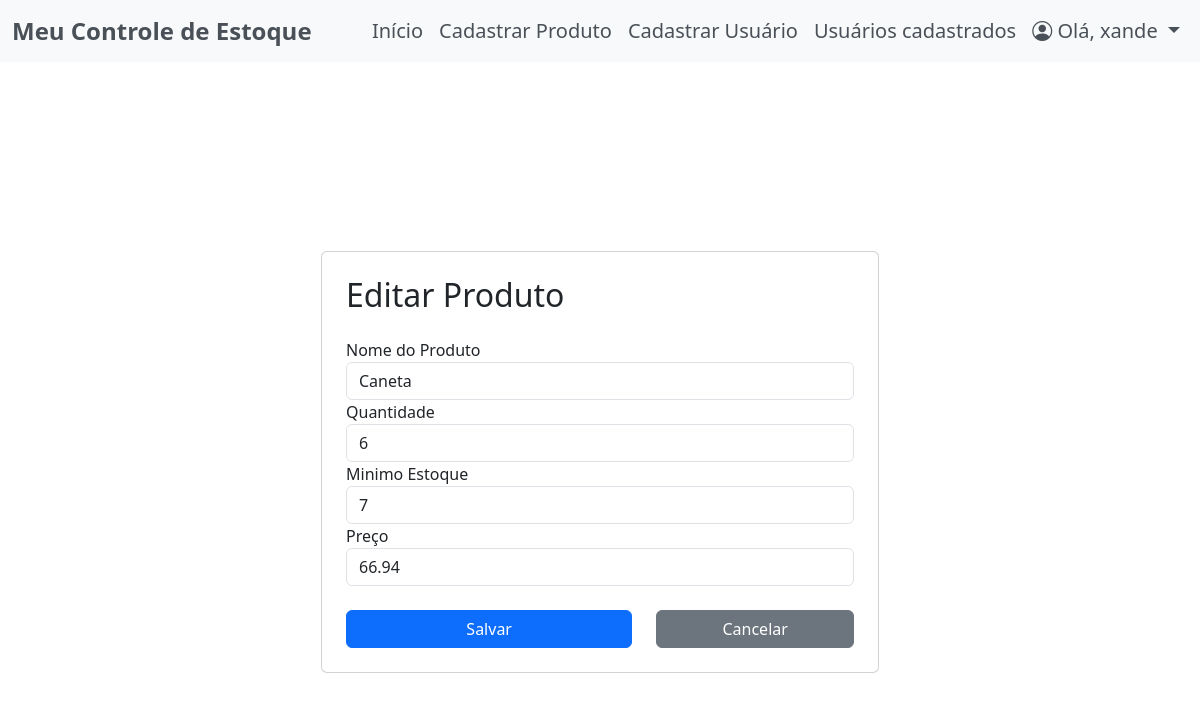
The app's page /editar_produto/52/ (signed in), older data.
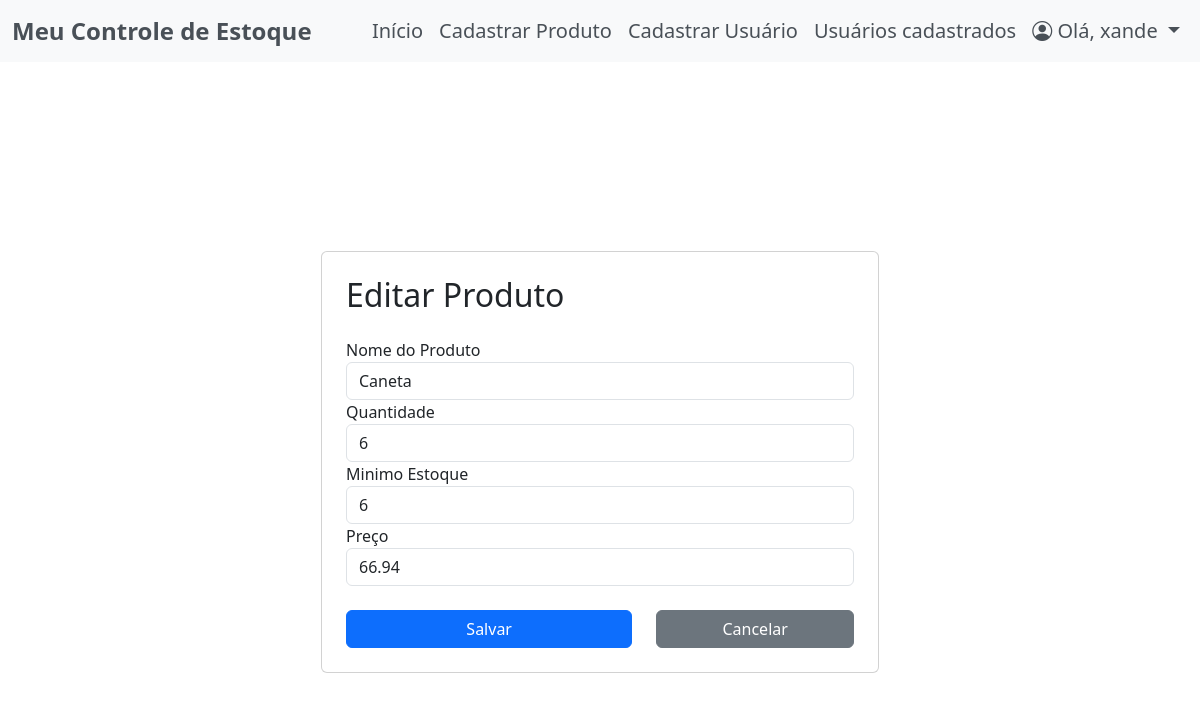
The same page, newer data.
### app/models.py (models this page shows)
class Produto(db.Model):
    id = db.Column(db.Integer, primary_key=True)
    nome = db.Column(db.String(150), nullable=False)
    quantidade = db.Column(db.Integer, nullable=False)
    minimo_estoque = db.Column(db.Integer, nullable=False)
    preco_unitario = db.Column(db.Float, nullable=False)
    data_entrada = db.Column(db.DateTime, nullable=False, default=datetime.now)

### app/routes.py (the view, shortened to what this page needs)
@bp.route('/editar_produto/<int:produto_id>/', methods=['GET', 'POST'])
def editar_produto(produto_id):
    if current_user.nivel_funcao != 'administrador':
        abort(403)
    produto = Produto.query.get(produto_id)
    return render_template('editar_produto.html', produto=produto)

### app/__init__.py (called while the page is built)
@login_manager.user_loader
def load_user(user_id):
    from app.models import Usuario
    return Usuario.query.get(int(user_id))

### app/templates/editar_produto.html (shortened to what this page needs)
{% extends "base.html" %}
{% block content %}
<div class="container d-flex justify-content-center align-items-center vh-100">
    <div class="card p-4 w-50">
        <h2 class="mb-4">Editar Produto</h2>
        <form method="POST" action="">
            <div class="form-group">
                <label for="productName">Nome do Produto</label>
                <input type="text" class="form-control" id="nome" name="nome" value="{{ produto.nome }}" required>
            </div>
            <div class="form-group">
                <label for="productDescription">Quantidade </label>
                <input type="number" class="form-control" id="quantidade" name="quantidade" rows="3" value="{{ produto.quantidade }}"
                    required></input>
            </div>
            <div class="form-group">
                <label for="productPrice">Minimo Estoque</label>
                <input type="number" class="form-control" id="minimo_estoque" name="minimo_estoque"
                    value="{{ produto.minimo_estoque }}" required>
            </div>
            <div class="form-group">
                <label for="productQuantity">Preço</label>
                <input type="number" class="form-control" id="preco_unitario" name="preco_unitario"
                    value="{{ produto.preco_unitario }}" required>
            </div><br>
            <div class="row">
                <div class="col-7">
                    <button type="submit" class="btn btn-primary w-100">Salvar</button>
                </div>
                <div class="col-5">
                    <a href="{{ url_for('routes.index')}}" class="btn btn-secondary w-100">Cancelar</a>
                </div>
            </div>
        </form>
        </div>
    </div>
{% endblock %}

Row changes from the older to the newer data that the page shows:
changed Produto "Caneta": minimo_estoque "7" → "6"
